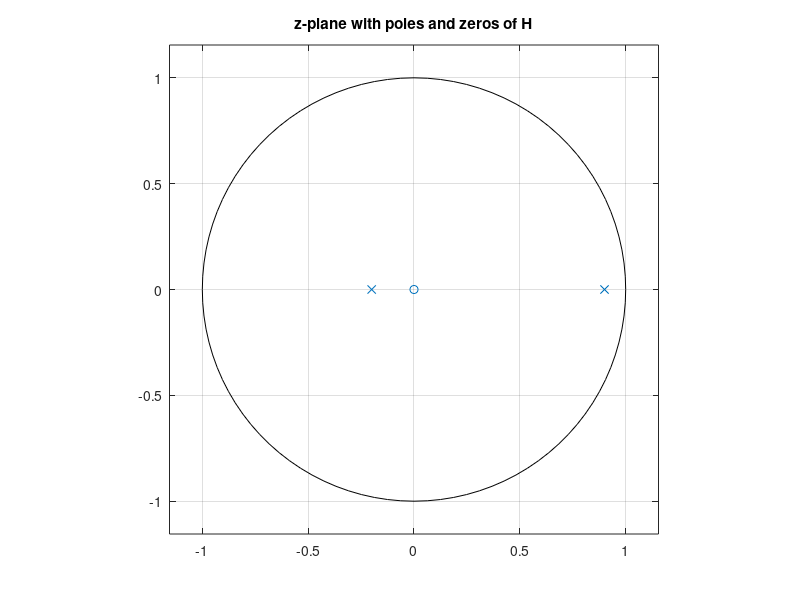
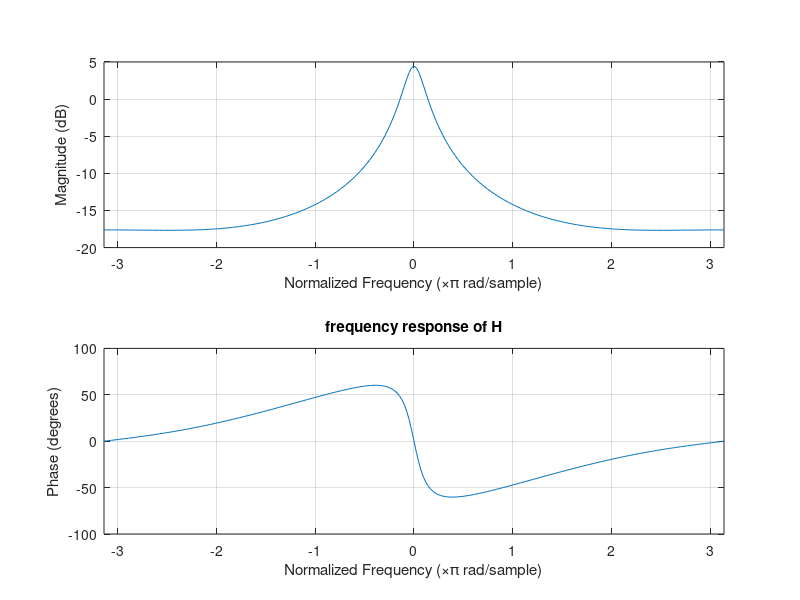
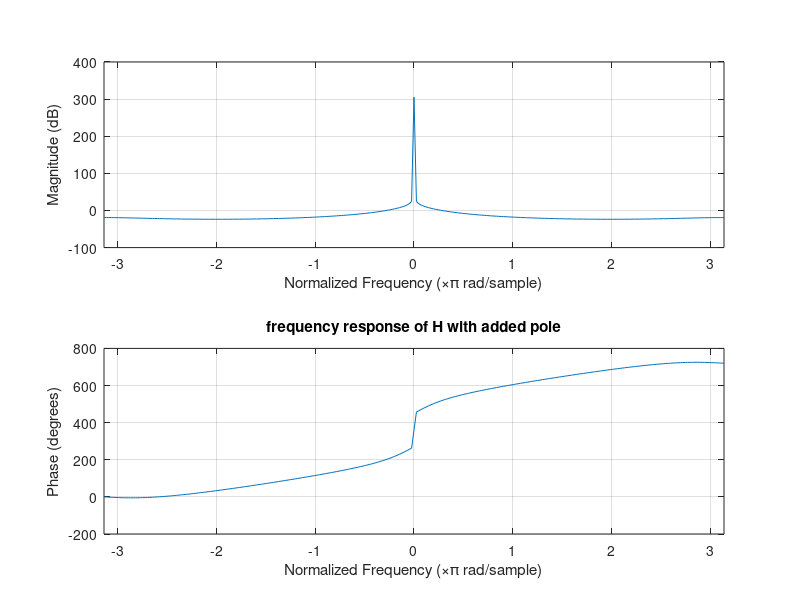

These charts were generated, in order, by the following MATLAB code:
clear all; clc;

%% Ex1

% B subquestion

num = [0.2 0]; %coeffients of z in numerator (bigger >> smaller)
den = [1 -0.7 -0.18]; %coefficients of in denumerator
Ts = 1/100; %sampling period

tf(num, den, Ts)

zeros = roots(num)
poles = roots(den)

figure(1);
zplane(zeros, poles); title('z-plane with poles and zeros of H')

% D subquestion

W = [-pi: pi/128:pi]; %plot purposes (freqz) number of points in frequency response
figure(2);
freqz(num, den, W); title('frequency response of H');

% E subquestion

den = [ 1 -1.7 -0.1 0.8]; %adding extra pole
figure(3);
freqz(num, den, W);title('frequency response of H with added pole');
